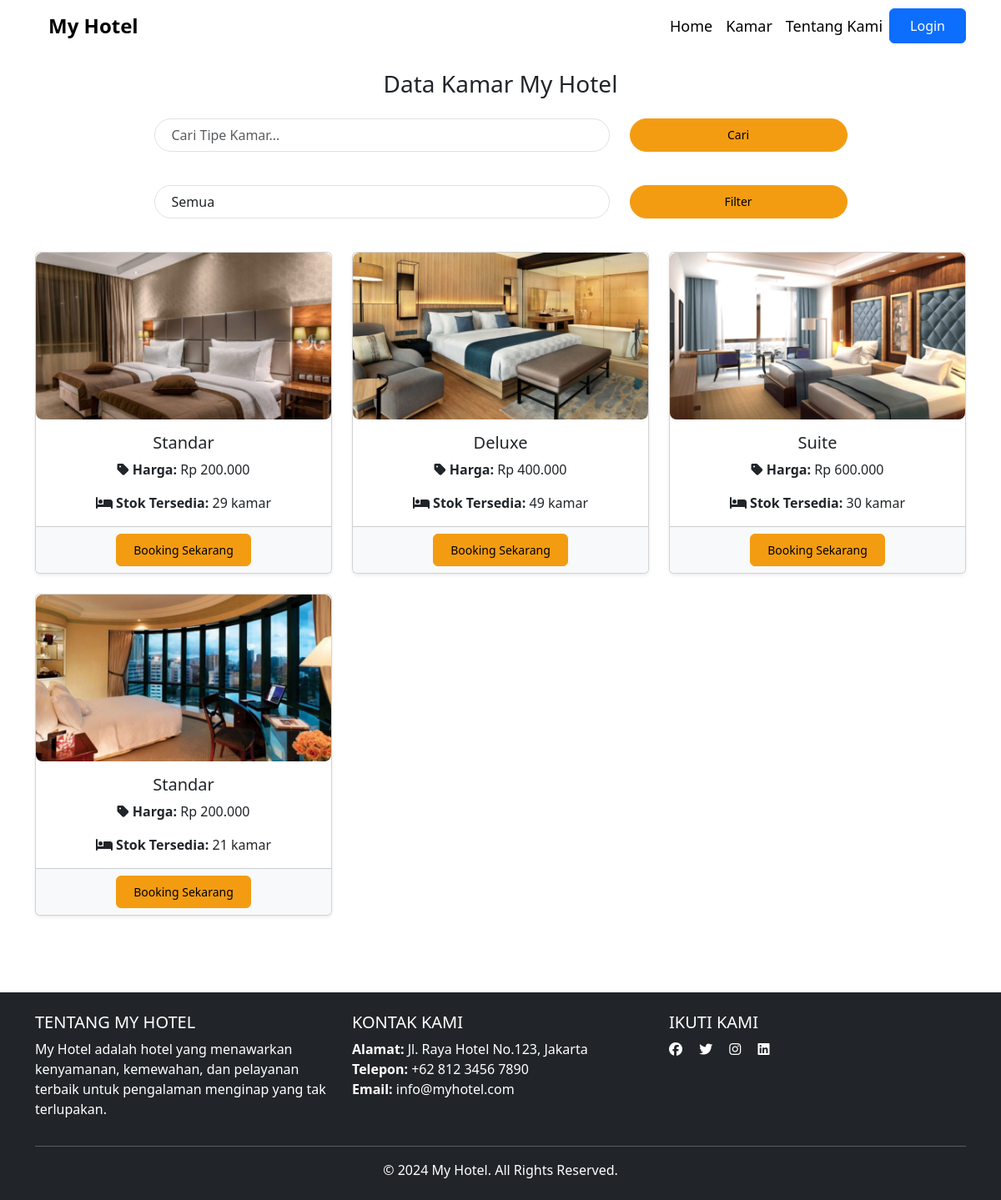
Page /kamar.php on the committed database.
### tables this page shows
CREATE TABLE `kamar` (
  `id_kamar` int NOT NULL,
  `nomor_kamar` varchar(10) NOT NULL,
  `tipe_kamar` enum('Standar','Deluxe','Suite') NOT NULL,
  `gambar` varchar(255) DEFAULT NULL,
  `harga` decimal(10,2) NOT NULL,
  `stok_kamar` int NOT NULL
);

### kamar.php (the view, shortened to what this page needs)
<?php
    include 'koneksi/koneksi.php';
?>
<?php
    include 'header.php';
?>
<!DOCTYPE html>
<html lang="id">
<head>
    <link href="https://cdn.jsdelivr.net/npm/bootstrap@5.3.0/dist/css/bootstrap.min.css" rel="stylesheet">
    <link href="https://cdn.jsdelivr.net/npm/font-awesome/css/font-awesome.min.css" rel="stylesheet">
</head>
<body>
<div class="container" style="padding-top: 60px; padding-bottom: 20px">
    <h3 class="text-center mb-4">Data Kamar My Hotel</h3>
<form action="" method="GET" class="search-filter-form mb-4">
    <div class="row">
        <div class="col-md-6 mb-3">
            <input type="text" name="search" class="form-control" placeholder="Cari Tipe Kamar..." value="<?php echo isset($_GET['search']) ? $_GET['search'] : ''; ?>">
        </div>
        <div class="col-md-3 mb-3">
            <button type="submit" class="btn btn-warning w-100">Cari</button>
        </div>
    </div>
</form>
<form action="" method="GET" class="search-filter-form mb-4">
    <div class="row">
        <div class="col-md-6 mb-3">
            <select name="filter" class="form-control">
                <option value="">Semua</option>
            </select>
        </div>
        <div class="col-md-3 mb-3">
            <button type="submit" class="btn btn-warning w-100">Filter</button>
        </div>
    </div>
</form>
    <div class="row">
    <?php
        $sql = "SELECT * FROM kamar WHERE stok_kamar > 0";
        $query = mysqli_query($conn, $sql);
        while ($data = mysqli_fetch_assoc($query)) {
            $image = $data["gambar"];
            $kode_kamar = $data["id_kamar"];
            $tipe_kamar = $data["tipe_kamar"];
            $harga = number_format($data["harga"], 0, ',', '.');
            $stok_kamar = $data["stok_kamar"];
    ?>
        <div class="col-md-4 mb-4">
            <div class="card shadow-sm rounded-lg h-100">
                <img src="img/<?php echo $image; ?>" class="card-img-top" alt="Gambar Kamar">
                <div class="card-body">
                    <h5 class="card-title"><?php echo $tipe_kamar; ?></h5>
                    <p class="card-text">
                        <i class="fa fa-tag" aria-hidden="true"></i> <strong>Harga:</strong> Rp <?php echo $harga; ?>
                    </p>
                    <p class="card-text">
                        <i class="fa fa-bed" aria-hidden="true"></i> <strong>Stok Tersedia:</strong> <?php echo $stok_kamar; ?> kamar
                    </p>
                </div>
                <div class="card-footer text-center">
                    <a href="form_insert_reservasi_tamu.php?id_kamar=<?php echo $kode_kamar; ?>" class="btn btn-warning custom-btn">Booking Sekarang</a>
                </div>
            </div>
        </div>
    <?php
        }
    ?>
    </div>
</div>
<?php
include 'footer.php';
?>
</body>
</html>

### kamar.php (style rules this page uses)
.card { transition: transform 0.3s ease-in-out; }
.card-img-top { height: 200px; object-fit: cover; border-radius: 8px; }
.card-body { text-align: center; }
.card-footer { background-color: #f8f9fa; }
.btn-warning { background-color: #f39c12; border-color: #f39c12; }
.custom-btn { padding: 8px 20px; font-size: 14px; }
.search-filter-form .form-control { border-radius: 50px; box-shadow: none; height: 40px; padding-left: 20px; }
.search-filter-form button { border-radius: 50px; padding: 8px 20px; font-size: 14px; height: 40px; }
.search-filter-form .row { justify-content: center; }

### rows in the picture
kamar: gambar (picture), tipe_kamar "Standar", harga "200.000", stok_kamar "29"
kamar: gambar (picture), tipe_kamar "Deluxe", harga "400.000", stok_kamar "49"
kamar: gambar (picture), tipe_kamar "Suite", harga "600.000", stok_kamar "30"
kamar: gambar (picture), tipe_kamar "Standar", harga "200.000", stok_kamar "21"
